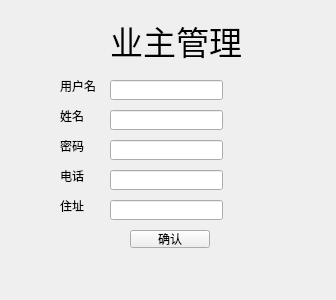
<?xml version="1.0" encoding="UTF-8"?>
<ui version="4.0">
 <class>WorkerMdUI_add_owner</class>
 <widget class="QWidget" name="WorkerMdUI_add_owner">
  <property name="geometry">
   <rect>
    <x>0</x>
    <y>0</y>
    <width>336</width>
    <height>300</height>
   </rect>
  </property>
  <property name="windowTitle">
   <string>Form</string>
  </property>
  <widget class="QLabel" name="label_2">
   <property name="geometry">
    <rect>
     <x>60</x>
     <y>140</y>
     <width>40</width>
     <height>12</height>
    </rect>
   </property>
   <property name="text">
    <string>密码</string>
   </property>
  </widget>
  <widget class="QLabel" name="label_3">
   <property name="geometry">
    <rect>
     <x>60</x>
     <y>170</y>
     <width>40</width>
     <height>12</height>
    </rect>
   </property>
   <property name="text">
    <string>电话</string>
   </property>
  </widget>
  <widget class="QLabel" name="label_4">
   <property name="geometry">
    <rect>
     <x>60</x>
     <y>110</y>
     <width>40</width>
     <height>12</height>
    </rect>
   </property>
   <property name="text">
    <string>姓名</string>
   </property>
  </widget>
  <widget class="QLabel" name="label">
   <property name="geometry">
    <rect>
     <x>60</x>
     <y>200</y>
     <width>40</width>
     <height>12</height>
    </rect>
   </property>
   <property name="text">
    <string>住址</string>
   </property>
  </widget>
  <widget class="QLineEdit" name="lineEdit_name">
   <property name="geometry">
    <rect>
     <x>110</x>
     <y>110</y>
     <width>113</width>
     <height>20</height>
    </rect>
   </property>
  </widget>
  <widget class="QLineEdit" name="lineEdit_password">
   <property name="geometry">
    <rect>
     <x>110</x>
     <y>140</y>
     <width>113</width>
     <height>20</height>
    </rect>
   </property>
  </widget>
  <widget class="QLineEdit" name="lineEdit_telephone">
   <property name="geometry">
    <rect>
     <x>110</x>
     <y>170</y>
     <width>113</width>
     <height>20</height>
    </rect>
   </property>
  </widget>
  <widget class="QLineEdit" name="lineEdit_address">
   <property name="geometry">
    <rect>
     <x>110</x>
     <y>200</y>
     <width>113</width>
     <height>20</height>
    </rect>
   </property>
  </widget>
  <widget class="QPushButton" name="pushButton">
   <property name="geometry">
    <rect>
     <x>130</x>
     <y>230</y>
     <width>80</width>
     <height>18</height>
    </rect>
   </property>
   <property name="text">
    <string>确认</string>
   </property>
  </widget>
  <widget class="QLabel" name="label_5">
   <property name="geometry">
    <rect>
     <x>110</x>
     <y>20</y>
     <width>161</width>
     <height>41</height>
    </rect>
   </property>
   <property name="font">
    <font>
     <pointsize>25</pointsize>
    </font>
   </property>
   <property name="text">
    <string>业主管理</string>
   </property>
  </widget>
  <widget class="QLabel" name="label_6">
   <property name="geometry">
    <rect>
     <x>60</x>
     <y>80</y>
     <width>40</width>
     <height>12</height>
    </rect>
   </property>
   <property name="text">
    <string>用户名</string>
   </property>
  </widget>
  <widget class="QLineEdit" name="lineEdit_username">
   <property name="geometry">
    <rect>
     <x>110</x>
     <y>80</y>
     <width>113</width>
     <height>20</height>
    </rect>
   </property>
  </widget>
 </widget>
 <resources/>
 <connections/>
</ui>
